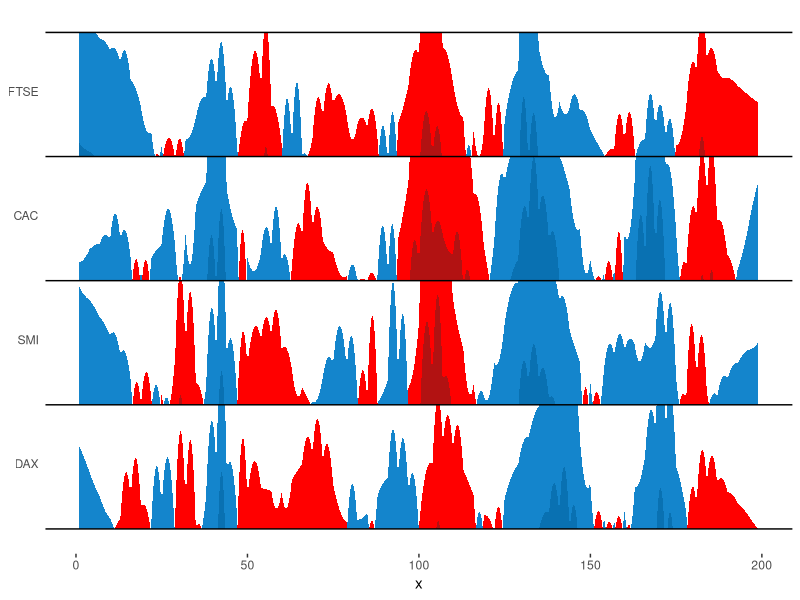

This figure's R source:
library(testthat)
library(grid)
library(ggplot2)
library(plyr)
library(reshape2)

steps = function(y,i){
  max(y)/i
}


cut.into.parts = function(vals,i){
  a = abs(vals)
  r = seq(0,max(a),steps(vals,i))
  cut(a,r,include.lowest=TRUE)
}

f = function(df,num.steps){
  df2 = df
  df2$splitter = 2
  df[df$y > 0,"y"] = 0
  df2[df2$y < 0,"y"] = 0
  #print(head(df2))
  rbind(df,df2)
}

fac = function(x,pos,col) ifelse(pos > 0,as.character(x[pos,col]),as.character(x[pos+1,col]))

padding = function(x,xs,nrows){
  pos = x[xs,]$x

  interval.x.axis = function(x,xs,mod){
    ret = abs(x[get(mod)(xs,1),"x"]-x[xs,"x"])/2
    ret
  }

  create.entry = function(mod) list(x[xs,"group"],
                           get(mod)(pos,ifelse(mod=="-",interval.x.axis(x,xs,mod)*0.98,interval.x.axis(x,xs,mod))),
                           0,
                           x[xs,"splitter"]                           )

  insert.zero = function(mod){
    if(x[get(mod)(xs,1),"y"] != 0 && 
       get(mod)(xs,1) < nrows && 
       get(mod)(xs,1) > 0 &&
       x[get(mod)(xs,1),"splitter"] == x[xs,"splitter"]){
      x[nrow(x) + 1,c("group","x","y","splitter")] = create.entry(mod)
    }
    x
  }

  x = insert.zero("-") #before current position
  insert.zero("+") #after current position
}

colors = c("#B21212","#FF0000","#0971B2","#1485CC")
num.steps = 2

#colors = c("#590000","#CC3730","#CC716D","#003BF7","#B8BCFB","#CCCEE3")
#num.steps = 3

#colors = c("#590000","#003BF7")
#num.steps = 1

colors2 =LETTERS[1:length(colors)]

plot.bands = function(df.all,num.steps){
  step = steps(df.all$y,num.steps)*1.00000000001
  p = ggplot() + theme(panel.grid.major=element_blank(),
                       panel.grid.minor=element_blank(),
                       axis.ticks.y=element_blank(),
                       panel.background  = element_rect(fill = "white", colour = NA))

  add.area = function(p,df,c1,c2){
    df$fill = ifelse(df$splitter==1,c1,c2)
    p + geom_ribbon(aes(x,ymin=ymin,ymax=ymax,fill=fill),df)
  }

  grounds = c()
  counter = 0
  for(level in levels(df.all$group)){
    output = ifelse(level=="A",T,F)
    df = df.all[df.all$group==level,]
    ground = counter * step
    grounds = c(grounds,ground)

    for(i in 1:num.steps){
      df5 = df
      df5$y = abs(df5$y)

      current_bottom_bottom =  step * (i-1)
      current_bottom_top =  step * (i)
      current_top_bottom = step * (i)
      current_top_top = step * (i+1)

      #print(step)
      #if(length(df5[df5$y < current_bottom_bottom,"y"]) == 0)
        #print(df5)

      df5[df5$y < current_bottom_bottom,"y"] = 0
      df5[df5$y >= current_bottom_bottom & df5$y < current_bottom_top ,"y"] = df5[df5$y >= current_bottom_bottom & df5$y < current_bottom_top ,"y"] - current_bottom_bottom
      df5[df5$y > current_top_bottom,"y"] = step
      row.names(df5) = 1:nrow(df5)
      df5 = Reduce(function(x,xs){padding(x,xs,nrow(df5))},which(df5$y == 0),df5)

      df5$ymin = ground
      df5$ymax = abs(df5$y) + ground
      #print(df5)
      p = add.area(p,df5,colors2[length(colors2)/2+1-i],colors2[length(colors2)+1-i])
    }
    counter = counter + 1
    p = p + geom_hline(yintercept=ground)
    #break
  }

  labels = function(vals,side){
    if(num.steps == 1){
      ifelse(side == 1, paste0("(0,",max(abs(vals)),"]"),paste0("[-",max(abs(vals)),",0]"))
    }else
      levels(cut(side*abs(df.all$y),num.steps))
  }

  p = p + scale_fill_manual(values=colors,breaks=colors2,
                            labels=c(labels(df.all$y,-1),labels(df.all$y,1)))

  p = p + 
    scale_y_continuous(breaks=grounds+step*1.05/2,labels=levels(df$group)) 
    #scale_x_continuous(breaks=seq(df.all[df.all$group==levels(df.all$group)[1] & df.all$splitter == 1,"x"])-1)

  p = p + theme(legend.position="None")
  p + geom_hline(yintercept=grounds[length(grounds)]+step)
}

create.df = function(df,newy,newx){
   data.frame(x=newx,y=newy,group=df$group[1],splitter=df$splitter[1])
}

smoothme = function(df,span=0.4,interval=1,...){
  l = loess("y ~ x",data.frame(x=df$x,y=df$y),span=span)
  newx = seq(1,nrow(df),interval)
  create.df(df,predict(l,newdata=data.frame(x=newx)),newx)
}

spline.smoother = function(df,n=3*nrow(df),...){
  l = spline(df$x,df$y,n=n)
  create.df(df,l$y,l$x)
}

eu = function(){
  df = melt(EuStockMarkets)
  #df = df[(df$Var2=="DAX" | df$Var2 == "SMI") & df$Var1 < 200,]
  df = df[df$Var1 < 200,]
  row.names(df) = 1:nrow(df)
  names(df) = c("x","group","y")
  df$x = as.numeric(df$x)
  df$y = as.numeric(df$y)
  df$group = factor(df$group)
  df$splitter = 1
  df
}

calc.diff = function(tmp){
  tmp = transform(tmp,diff=c(diff(y),0))
  transform(tmp,diff_perc=diff/y*100)
}

e = eu()
e = ddply(e,.(group),smoothme,span=0.15,interval=.1,n=20)
df = ddply(e,.(group),calc.diff)
df2 = df[abs(df$diff_perc) < 1.0,]
tmp2 = df2
tmp2$y = tmp2$diff_perc
df_eu = ddply(tmp2, .(group),f,num.steps=num.steps)
print(head(df_eu))
b = plot.bands(df_eu,num.steps)
print(b)

#b = plot.bands(df3,num.steps)

#df = data.frame(group=rep(c("A","B","C"),each=10), x=0:9,y=c(1.2,1.8627684,0.1,-1,-0.8324571,-0.0061331,-0.8056517,0.1085939,0.6393061,-0.9098858,0.2,0.8627684,0.92,-1,-0.8324571,-1.0061331,-0.5056517,0.1085939,-0.6393061,-0.9098858,0.3,0.1627684,0.3072174,-0.3,-1.5324571,-1.0061331,-0.5056517,0.1085939,0.6393061,-0.9098858),splitter=1) 
##df = ddply(df,.(group),smoothme,span=.2,interval=.1,n=8)
#df5 = ddply(df,.(group),f,num.steps=num.steps)
#p = plot.bands(df5,num.steps)
#print(p)
#return

#df3 = data.frame(group="A",x=0:9,y=c(0.2,0.8627684,0.92,-1,-0.8324571,-1.0061331,-0.5056517,0.1085939,0.6393061,-0.9098858),splitter=1)
#df3 = ddply(df3,.(group),f,num.steps=num.steps)
#print(df3)
#p = plot.bands(df3,num.steps)
#print(p)

#df3 = f(data.frame(group=rep(c("A","B"),each=10), x=0:9,y=c(0.5,0.1627684,0.3072174,-1,-0.8324571,-1.0061331,-0.5056517,0.1085939,0.6393061,-0.9098858,0.3,0.1627684,0.3072174,-0.3,-1.8324571,-1.0061331,-0.5056517,0.1085939,0.6393061,-0.9098858),splitter=1))
#print(df3)
#plot.bands(df3,num.steps)

#print(p + geom_line(data=df3,aes(x,abs(y),group=splitter)))
#print(p)
#print(df4)

#test_that("asdfasdf",{
#expect_equal(nrow(df4),20+3+3)
#expect_equal(0.0,df4[df4$splitter == 1 & df4$x==3.5,"y"])
#})
